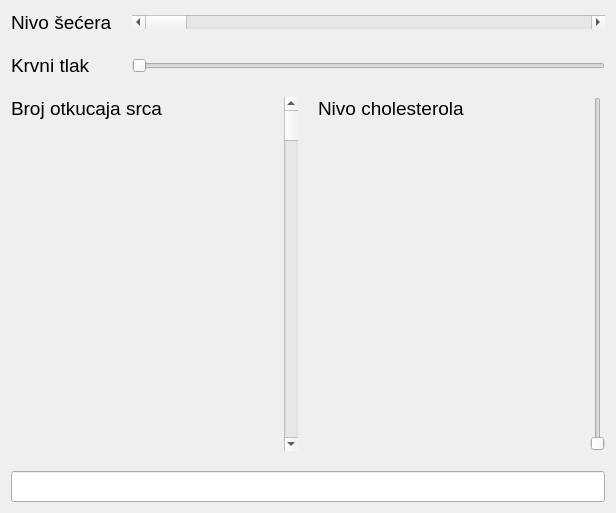
<?xml version="1.0" encoding="UTF-8"?>
<ui version="4.0">
 <class>Dialog</class>
 <widget class="QDialog" name="Dialog">
  <property name="geometry">
   <rect>
    <x>0</x>
    <y>0</y>
    <width>616</width>
    <height>513</height>
   </rect>
  </property>
  <property name="windowTitle">
   <string>demoScrollBar</string>
  </property>
  <layout class="QGridLayout" name="gridLayout_3">
   <property name="spacing">
    <number>20</number>
   </property>
   <item row="0" column="0">
    <layout class="QGridLayout" name="gridLayout">
     <item row="0" column="0">
      <widget class="QLabel" name="label">
       <property name="font">
        <font>
         <family>MS Sans Serif</family>
         <pointsize>14</pointsize>
        </font>
       </property>
       <property name="text">
        <string>Nivo šećera</string>
       </property>
      </widget>
     </item>
     <item row="0" column="1">
      <widget class="QScrollBar" name="horizontalScrollBarSugarLevel">
       <property name="autoFillBackground">
        <bool>false</bool>
       </property>
       <property name="orientation">
        <enum>Qt::Horizontal</enum>
       </property>
      </widget>
     </item>
     <item row="1" column="0">
      <widget class="QLabel" name="label_2">
       <property name="font">
        <font>
         <family>MS Sans Serif</family>
         <pointsize>14</pointsize>
        </font>
       </property>
       <property name="text">
        <string>Krvni tlak</string>
       </property>
      </widget>
     </item>
     <item row="1" column="1">
      <widget class="QSlider" name="horizontalSliderBloodPressure">
       <property name="orientation">
        <enum>Qt::Horizontal</enum>
       </property>
      </widget>
     </item>
    </layout>
   </item>
   <item row="1" column="0">
    <layout class="QGridLayout" name="gridLayout_2">
     <item row="0" column="0">
      <widget class="QLabel" name="label_3">
       <property name="font">
        <font>
         <family>MS Sans Serif</family>
         <pointsize>14</pointsize>
        </font>
       </property>
       <property name="text">
        <string>Broj otkucaja srca</string>
       </property>
       <property name="alignment">
        <set>Qt::AlignLeading|Qt::AlignLeft|Qt::AlignTop</set>
       </property>
      </widget>
     </item>
     <item row="0" column="1">
      <widget class="QScrollBar" name="verticalScrollBarPulseRate">
       <property name="orientation">
        <enum>Qt::Vertical</enum>
       </property>
      </widget>
     </item>
     <item row="0" column="3">
      <widget class="QSlider" name="verticalSliderCholestrolLevel">
       <property name="orientation">
        <enum>Qt::Vertical</enum>
       </property>
      </widget>
     </item>
     <item row="0" column="2">
      <widget class="QLabel" name="label_4">
       <property name="font">
        <font>
         <family>MS Sans Serif</family>
         <pointsize>14</pointsize>
        </font>
       </property>
       <property name="text">
        <string>Nivo cholesterola</string>
       </property>
       <property name="alignment">
        <set>Qt::AlignLeading|Qt::AlignLeft|Qt::AlignTop</set>
       </property>
      </widget>
     </item>
    </layout>
   </item>
   <item row="2" column="0">
    <widget class="QLineEdit" name="lineEdit">
     <property name="font">
      <font>
       <family>MS Sans Serif</family>
       <pointsize>14</pointsize>
      </font>
     </property>
    </widget>
   </item>
  </layout>
 </widget>
 <resources/>
 <connections/>
</ui>
